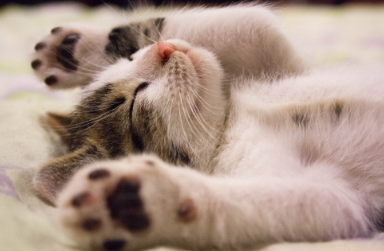
#> input picture Code/Python-color-detection/color-detection/kitten.png, 384 x 251 px
$ python object-recognition.py --image kitten.png
#> lines starting #> are read from the running program, lines starting #| are printed output that depends on the picture; after the words box and inside, x2 and y2 are one past the last pixel; in counts of white or black regions, pixels touching at a corner belong together
import cv2
import numpy as np
import argparse

# Create argument parser to take image path from command line
parser = argparse.ArgumentParser()
parser.add_argument('-i', '--image', required=True, help="Image Path")
args = vars(parser.parse_args())
img_path = args['image']

# Read the image
img = cv2.imread(img_path)
#> img is the input picture: shape (251, 384, 3); mean B, G, R 136.5, 149.1, 171.6
img = cv2.resize(img, (800, 600)) if img is not None else None
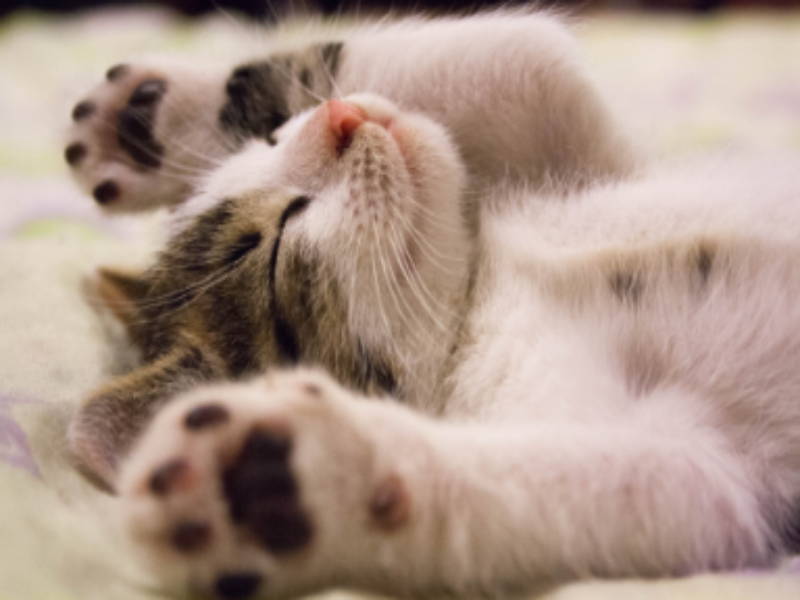
#> img: shape (600, 800, 3); mean B, G, R 136.4, 149, 171.5

if img is None:
    print("Error: Could not read image. Please check the path.")
    exit()

# Create a copy for drawing
output = img.copy()
height, width = img.shape[:2]
#> height = 600; width = 800

# Convert to HSV color space for better color detection
hsv = cv2.cvtColor(img, cv2.COLOR_BGR2HSV)
#> hsv: shape (600, 800, 3); mean H, S, V 21.3, 61.3, 171.5

# Define color ranges in HSV format (you can adjust these)
color_ranges = {
    "red": (np.array([0, 100, 100]), np.array([10, 255, 255])),
    "blue": (np.array([100, 100, 100]), np.array([140, 255, 255])),
    "green": (np.array([40, 100, 100]), np.array([80, 255, 255])),
    "yellow": (np.array([20, 100, 100]), np.array([35, 255, 255])),
    "orange": (np.array([10, 100, 100]), np.array([20, 255, 255])),
    "purple": (np.array([140, 50, 50]), np.array([170, 255, 255])),
}

# Detect and label colors
for color_name, (lower, upper) in color_ranges.items():
    # Create mask and refine
    mask = cv2.inRange(hsv, lower, upper)
    mask = cv2.erode(mask, None, iterations=2)
    mask = cv2.dilate(mask, None, iterations=2)

    # Find contours
    contours, _ = cv2.findContours(mask.copy(), cv2.RETR_EXTERNAL, cv2.CHAIN_APPROX_SIMPLE)

    # Process contours of sufficient size
    for contour in contours:
        area = cv2.contourArea(contour)
        if area > 1000:  # Minimum area to consider (adjust as needed)
            # Get bounding rectangle
            x, y, w, h = cv2.boundingRect(contour)

            # Draw rectangle
            cv2.rectangle(output, (x, y), (x + w, y + h), (0, 255, 0), 2)

            # Add text label
            cv2.putText(output, color_name, (x, y - 10),
                       cv2.FONT_HERSHEY_SIMPLEX, 0.6, (0, 0, 0), 2)

            print(f"Detected {color_name} object at position ({x}, {y})")
#> this loop made 6 passes
#> pass 1, `mask = cv2.inRange(hsv, lower, upper)`:
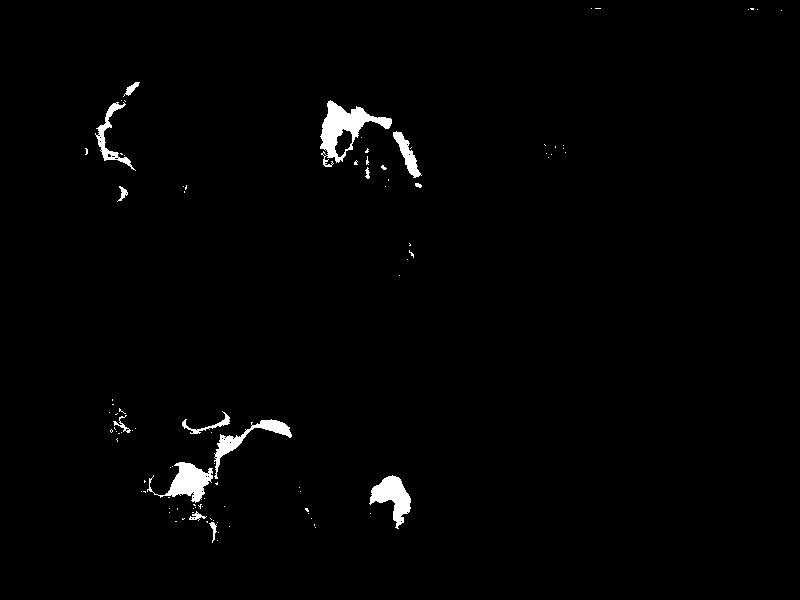
#> mask: shape (600, 800); 1.4% white; 98 white regions (84 under 20 px), largest, box (x1, y1, x2, y2) and area: (320, 100, 392, 167) 1730, (147, 462, 213, 503) 1141, (369, 475, 411, 529) 1072
#> pass 1, `mask = cv2.erode(mask, None, iterations=2)`:
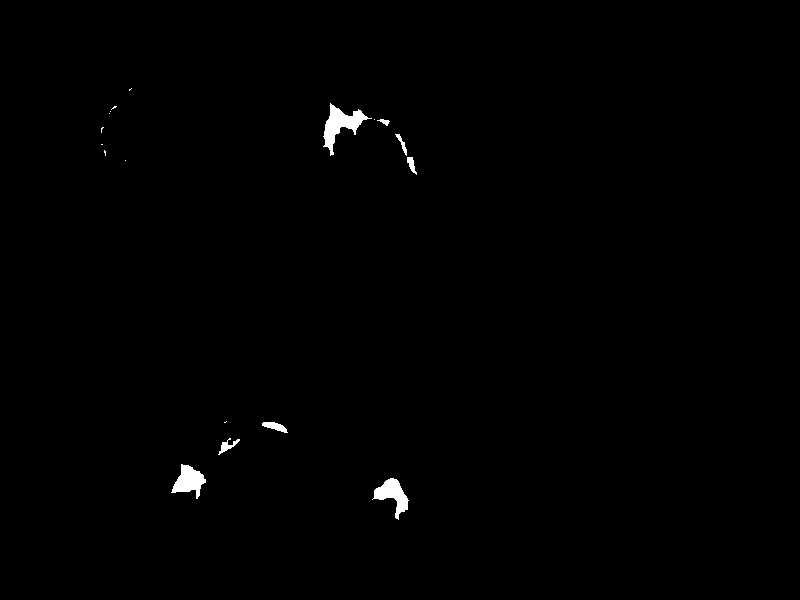
#> mask: shape (600, 800); 0.57% white; 18 white regions (10 under 20 px), largest, box (x1, y1, x2, y2) and area: (323, 103, 372, 156) 892, (372, 478, 409, 520) 657, (171, 464, 206, 499) 641
#> pass 1, `mask = cv2.dilate(mask, None, iterations=2)`:
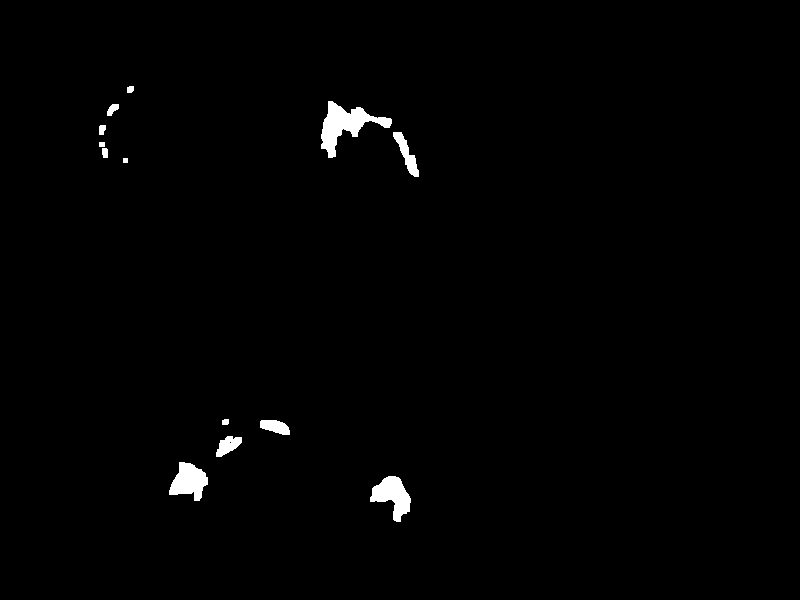
#> mask: shape (600, 800); 1% white; 13 white regions, largest, box (x1, y1, x2, y2) and area: (321, 101, 392, 158) 1537, (370, 476, 411, 522) 1009, (169, 462, 208, 501) 949
#> after the loop:
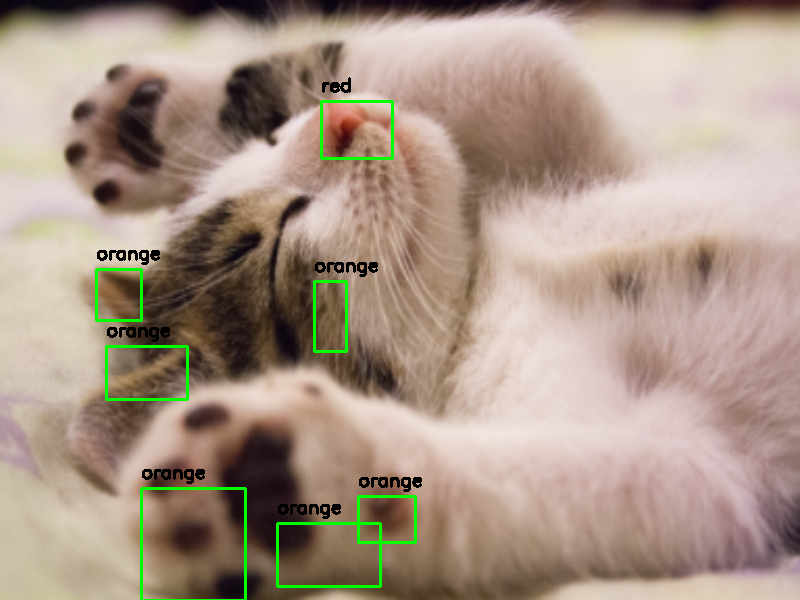
#> output: shape (600, 800, 3); 1.76% of pixels changed, all inside (x1, y1, x2, y2) = (95, 77, 422, 600)

# Define a mouse callback function to get colors at clicked position (optional)
def get_color(event, x, y, flags, param):
    if event == cv2.EVENT_LBUTTONDOWN:
        # Get BGR color at clicked point
        b, g, r = img[y, x]
        # Convert to HSV
        pixel = np.uint8([[[b, g, r]]])
        hsv_pixel = cv2.cvtColor(pixel, cv2.COLOR_BGR2HSV)
        h, s, v = hsv_pixel[0][0]
        print(f"Clicked at position ({x}, {y})")
        print(f"BGR color: ({r}, {g}, {b})")
        print(f"HSV color: ({h}, {s}, {v})")

# Show results
cv2.namedWindow('Color Detection')
cv2.setMouseCallback('Color Detection', get_color)

while True:
    cv2.imshow('Color Detection', output)
    # Press 'q' to exit
    if cv2.waitKey(1) & 0xFF == ord('q'):
#> (key q is pressed here)
        break

cv2.destroyAllWindows()
